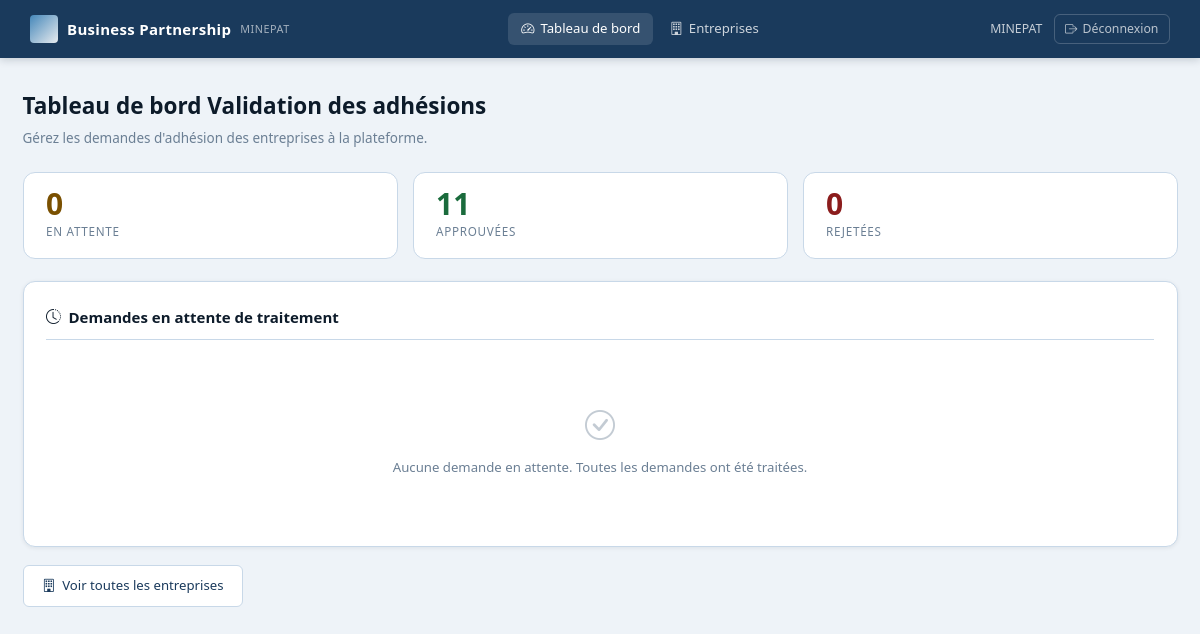
Before: /ministere/ (signed in) with the older database file.
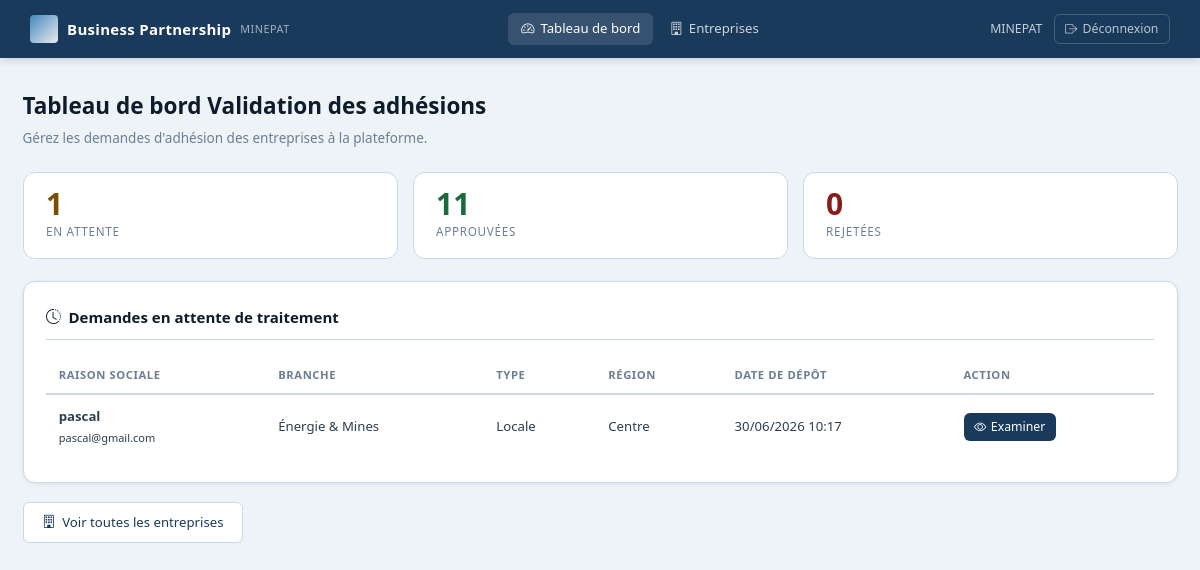
After: the same page with the newer database file.
### entreprises/models.py (models this page shows, shortened)
class Entreprise(AbstractUser):
    raison_sociale = models.CharField(max_length=255)
    email = models.EmailField(unique=True)
    telephone=models.CharField(max_length=20, null=True, blank=True)
    est_locale = models.BooleanField(default=True)
    region = models.CharField(max_length=50, choices=REGIONS_CAMEROUN, blank=True, null=True)
    branche_activite = models.CharField(max_length=50, choices=BRANCHES_ACTIVITE, blank=True, null=True)
    description = models.TextField(blank=True, null=True)
    statut = models.CharField(max_length=20, choices=STATUT_CHOICES, default='EN_ATTENTE')
    date_inscription = models.DateTimeField(auto_now_add=True)
    date_validation = models.DateTimeField(blank=True, null=True)
    motif_rejet = models.TextField(blank=True, null=True)
    doc_registre_commerce = models.FileField(upload_to='documents/')
    doc_contribuable = models.FileField(upload_to='documents/')
    doc_autre = models.FileField(upload_to='documents/', blank=True, null=True)
    USERNAME_FIELD = 'username'
    REQUIRED_FIELDS = ['email', 'raison_sociale']
    class Meta:
        verbose_name = "Entreprise"

### ministere/views.py (the view)
# urls.py: path('', views.tableau_de_bord, name='ministere_tableau'),
@staff_member_required
def tableau_de_bord(request):
    en_attente = Entreprise.objects.filter(statut='EN_ATTENTE', is_staff=False).order_by('date_inscription')
    approuvees = Entreprise.objects.filter(statut='APPROUVEE', is_staff=False).count()
    rejetees = Entreprise.objects.filter(statut='REJETEE', is_staff=False).count()
    return render(request, 'ministere/tableau_de_bord.html', {
        'en_attente': en_attente,
        'nb_approuvees': approuvees,
        'nb_rejetees': rejetees,
    })

### templates/ministere/tableau_de_bord.html (shortened to what this page needs)
{% extends 'base.html' %}
{% block content %}
<div class="page-layout">
  <div class="page-header">
    <div>
      <h1>Tableau de bord Validation des adhésions</h1>
      <p>Gérez les demandes d'adhésion des entreprises à la plateforme.</p>
    </div>
  </div>
  <div class="stats-bar">
    <div class="stat-item stat-pending">
      <span class="stat-value">{{ en_attente.count }}</span>
      <span class="stat-label">En attente</span>
    </div>
    <div class="stat-item stat-approved">
      <span class="stat-value">{{ nb_approuvees }}</span>
      <span class="stat-label">Approuvées</span>
    </div>
    <div class="stat-item stat-rejected">
      <span class="stat-value">{{ nb_rejetees }}</span>
      <span class="stat-label">Rejetées</span>
    </div>
  </div>
  <div class="section-card">
    <h2 class="section-title"><i class="bi bi-clock-history"></i> Demandes en attente de traitement</h2>
    {% if en_attente %}
    <div class="table-wrapper">
      <table class="data-table">
        <thead>
          <tr>
            <th>Raison sociale</th>
            <th>Branche</th>
            <th>Type</th>
            <th>Région</th>
            <th>Date de dépôt</th>
            <th>Action</th>
          </tr>
        </thead>
        <tbody>
          {% for e in en_attente %}
          <tr>
            <td><strong>{{ e.raison_sociale }}</strong><br><small>{{ e.email }}</small></td>
            <td>{{ e.get_branche_activite_display }}</td>
            <td>{% if e.est_locale %}Locale{% else %}Étrangère{% endif %}</td>
            <td>{{ e.region|default:"—" }}</td>
            <td>{{ e.date_inscription|date:"d/m/Y H:i" }}</td>
            <td>
              <a href="{% url 'examiner_entreprise' e.pk %}" class="btn-primary-sm">
                <i class="bi bi-eye"></i> Examiner
              </a>
            </td>
          </tr>
          {% endfor %}
        </tbody>
      </table>
    </div>
    {% else %}
    <div class="empty-state empty-state-center">
      <i class="bi bi-check-circle"></i>
      <p>Aucune demande en attente. Toutes les demandes ont été traitées.</p>
    </div>
    {% endif %}
  </div>
  <div class="mt-2">
    <a href="{% url 'liste_entreprises' %}" class="btn-outline">
      <i class="bi bi-building"></i> Voir toutes les entreprises
    </a>
  </div>
</div>
{% endblock %}

Changed rows visible on the page:
added Entreprise: raison_sociale "pascal", email "pascal@gmail.com", branche_activite "Énergie & Mines", est_locale "Locale", region "Centre", date_inscription "30/06/2026 10:17"
Other visible differences:
{{ en_attente.count }}: "0" → "1"
text no longer shown: "Aucune demande en attente. Toutes les demandes ont été traitées."
text now shown: "RAISON SOCIALE BRANCHE TYPE RÉGION DATE DE DÉPÔT ACTION"
